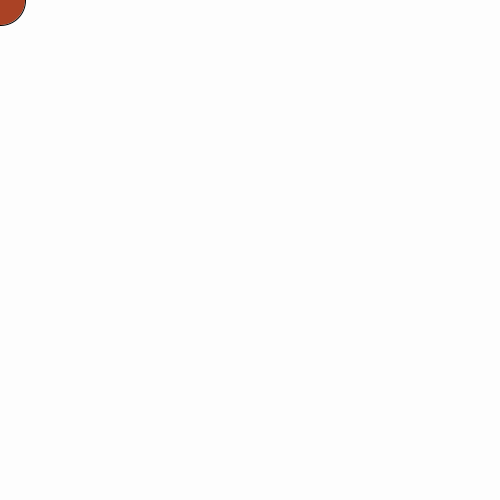
Frame 1 (no input)
Frame 60 (the mouse pressed at the canvas centre just before this capture): identical to frame 1, image omitted
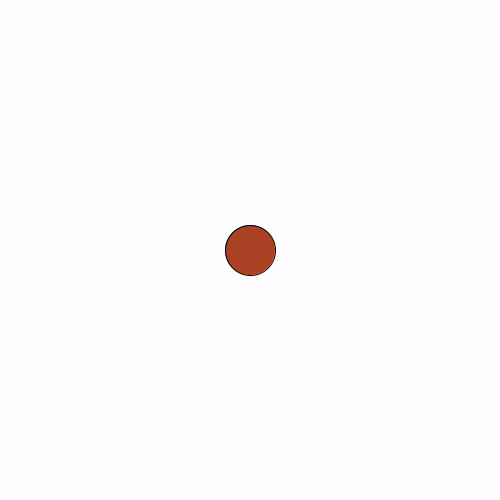
Frame 120 (the mouse held since frame 60 and released just before this capture)

The Processing sketch that drew these frames (run headless with seeded random() and noise(); from frame 60 on, the mouse is pressed at the canvas centre):

// Processing sketch: masquellars08e00
// ── masquellars08e00.pde
//#058789
int[] numeros = new int[4]; //new int crea un espacio en la memoria (4 espacios)
int eleccionNumeros;
color[] colores = new color[4];
color eleccionColor;

void setup() {
size(500, 500);
noFill();
numeros[0] = 50;
numeros[1] = 120;
numeros[2] = 200;
numeros[3] = 300;
colores[0]= #AA4225;
colores[1]= #058789;
colores[2] = 255;
colores[3] = 0;
}
//noCursor();

void draw() { 
 background(253);
 fill(colores[eleccionColor]);
 ellipse(mouseX,mouseY,numeros[eleccionNumeros],numeros[eleccionNumeros]); 
 
  }
void keyPressed() {
  eleccionNumeros ++;
  if (eleccionNumeros > 2){
    eleccionNumeros = 0;
  }
  eleccionColor++;
  if (eleccionColor > 2){
    eleccionColor = 0;
  }
   eleccionColor = (color)random(colores.length);
  //eleccionNumeros = (int)random(numeros.length);
}
 
